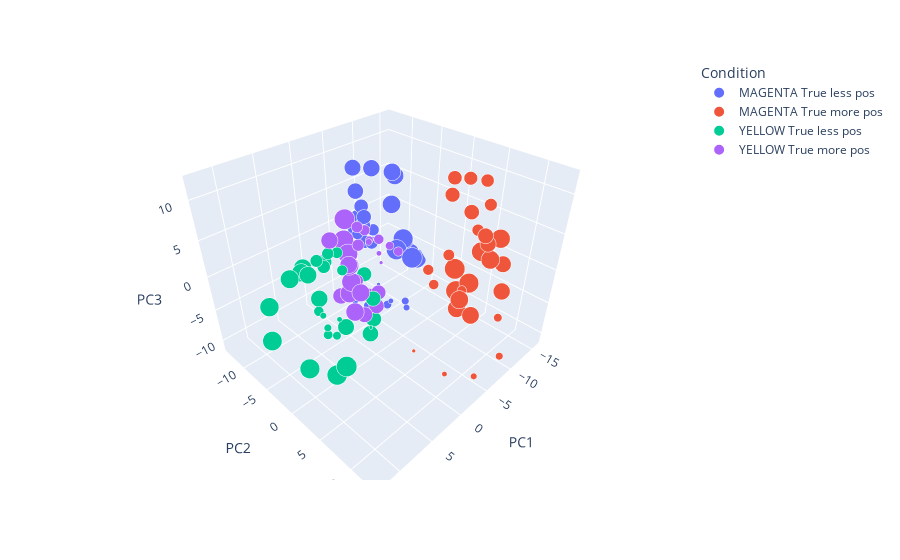

The code cell stored with this chart in its notebook:
### Code cell
fig = px.scatter_3d(
    transformed_df, 
    x='PC1', y='PC2', z='PC3',
    color='Condition', 
    opacity=1,
    size='ZeroedTimeBins',
    # color_discrete_sequence=colors
)
fig.show()

### Figure 1 — Plotly figure (JSON) as saved in the notebook; plotly's stock layout.template omitted (floating-point values rounded to 4 significant figures)
{"data": [{"hovertemplate": "Condition=MAGENTA True less pos<br>PC1=%{x}<br>PC2=%{y}<br>PC3=%{z}<br>ZeroedTimeBins=%{marker.size}<extra></extra>", "legendgroup": "MAGENTA True less pos", "marker": {"color": "#636efa", "opacity": 1, "size": [0.05, 0.1, 0.15, 0.2, 0.25, 0.3, 0.35, 0.4, 0.45, 0.5, 0.55, 0.6, 0.65, 0.7, 0.75, 0.8, 0.85, 0.9, 0.95, 1.0, 1.05, 1.1, 1.15, 1.2, 1.25, 1.3, 1.35, 1.4, 1.45], "sizemode": "area", "sizeref": 0.003625, "symbol": "circle"}, "mode": "markers", "name": "MAGENTA True less pos", "scene": "scene", "showlegend": true, "type": "scatter3d", "x": [-2.623, -4.356, -6.031, -6.623, -5.066, -3.042, -1.851, -4.071, -6.45, -8.725, -8.595, -8.907, -7.865, -8.233, -6.415, -7.26, -8.246, -9.27, -8.973, -10.23, -11.61, -11.68, -11.31, -13.64, -15.84, -15.42, -12.39, -8.535, -8.313], "y": [-2.215, -1.732, -0.4705, -1.267, -3.059, -4.631, -5.885, -9.086, -10.15, -9.496, -9.683, -11.42, -12.35, -11.26, -8.776, -9.979, -12.06, -13.5, -13.57, -11.25, -8.796, -8.354, -8.541, -8.212, -7.528, -8.604, -7.248, -4.876, -1.884], "z": [-3.056, -6.405, -7.748, -7.436, -8.174, -8.098, -6.902, -3.091, -0.7511, -0.7958, -2.908, -3.643, -1.592, 2.364, 2.426, 0.3732, 0.3293, 3.465, 6.996, 7.252, 7.065, 6.656, 2.53, -4.068, -7.967, -7.283, -2.847, -1.815, -1.585]}, {"hovertemplate": "Condition=MAGENTA True more pos<br>PC1=%{x}<br>PC2=%{y}<br>PC3=%{z}<br>ZeroedTimeBins=%{marker.size}<extra></extra>", "legendgroup": "MAGENTA True more pos", "marker": {"color": "#EF553B", "opacity": 1, "size": [0.05, 0.1, 0.15, 0.2, 0.25, 0.3, 0.35, 0.4, 0.45, 0.5, 0.55, 0.6, 0.65, 0.7, 0.75, 0.8, 0.85, 0.9, 0.95, 1.0, 1.05, 1.1, 1.15, 1.2, 1.25, 1.3, 1.35, 1.4, 1.45], "sizemode": "area", "sizeref": 0.003625, "symbol": "circle"}, "mode": "markers", "name": "MAGENTA True more pos", "scene": "scene", "showlegend": true, "type": "scatter3d", "x": [0.8962, -2.752, -5.207, -8.149, -9.004, -7.078, -6.16, -7.133, -8.78, -12.6, -14.19, -12.08, -9.045, -7.253, -5.536, -6.611, -8.257, -9.287, -9.569, -8.544, -6.037, -5.587, -5.274, -8.777, -11.43, -11.16, -10.62, -11.07, -13.36], "y": [7.01, 8.927, 11.49, 12.8, 11.28, 7.134, 3.657, 1.888, 3.572, 4.766, 5.071, 5.526, 5.348, 4.59, 5.738, 7.579, 8.593, 8.406, 10.47, 11.44, 9.386, 7.677, 8.14, 9.278, 8.629, 6.484, 5.645, 3.503, 1.367], "z": [-5.687, -10.74, -11.04, -8.807, -4.174, -1.33, -1.831, -1.035, 1.162, 3.521, 6.479, 10.45, 11.68, 12.07, 11.12, 9.398, 6.245, 4.653, 2.806, 0.07408, -3.163, -2.886, -1.132, 3.213, 4.523, 1.892, -2.912, -5.537, -4.23]}, {"hovertemplate": "Condition=YELLOW True less pos<br>PC1=%{x}<br>PC2=%{y}<br>PC3=%{z}<br>ZeroedTimeBins=%{marker.size}<extra></extra>", "legendgroup": "YELLOW True less pos", "marker": {"color": "#00cc96", "opacity": 1, "size": [0.05, 0.1, 0.15, 0.2, 0.25, 0.3, 0.35, 0.4, 0.45, 0.5, 0.55, 0.6, 0.65, 0.7, 0.75, 0.8, 0.85, 0.9, 0.95, 1.0, 1.05, 1.1, 1.15, 1.2, 1.25, 1.3, 1.35, 1.4, 1.45], "sizemode": "area", "sizeref": 0.003625, "symbol": "circle"}, "mode": "markers", "name": "YELLOW True less pos", "scene": "scene", "showlegend": true, "type": "scatter3d", "x": [5.418, 8.099, 9.422, 9.158, 8.145, 8.793, 8.737, 4.977, 4.034, 4.864, 7.078, 6.28, 4.994, 2.108, 0.4239, -1.075, -1.616, 0.1078, 3.367, 5.396, 5.724, 5.665, 6.136, 7.907, 11.55, 12.48, 10.23, 7.596, 7.085], "y": [4.839, 3.063, 2.15, 2.383, 2.501, 1.846, 0.5018, 0.1014, -1.763, -2.307, -1.408, -1.319, -2.75, -2.734, -1.49, -1.619, -2.174, -0.9852, -1.771, -3.87, -5.158, -6.142, -5.872, -5.601, -4.497, -3.414, -0.1901, 1.264, 2.465], "z": [-0.683, 0.9856, 1.725, 0.07145, -1.578, -1.46, 0.9169, 4.059, 4.967, 4.973, 5.543, 4.458, 3.753, 3.258, 0.4249, -4.099, -8.067, -8.726, -6.051, -1.747, 1.138, 1.625, 1.32, 1.47, 0.22, -3.38, -6.962, -8.848, -6.959]}, {"hovertemplate": "Condition=YELLOW True more pos<br>PC1=%{x}<br>PC2=%{y}<br>PC3=%{z}<br>ZeroedTimeBins=%{marker.size}<extra></extra>", "legendgroup": "YELLOW True more pos", "marker": {"color": "#ab63fa", "opacity": 1, "size": [0.05, 0.1, 0.15, 0.2, 0.25, 0.3, 0.35, 0.4, 0.45, 0.5, 0.55, 0.6, 0.65, 0.7, 0.75, 0.8, 0.85, 0.9, 0.95, 1.0, 1.05, 1.1, 1.15, 1.2, 1.25, 1.3, 1.35, 1.4, 1.45], "sizemode": "area", "sizeref": 0.003625, "symbol": "circle"}, "mode": "markers", "name": "YELLOW True more pos", "scene": "scene", "showlegend": true, "type": "scatter3d", "x": [0.9992, 0.6507, 1.11, 0.7132, -1.426, -2.267, -0.6056, 0.5574, 1.368, 1.712, 1.67, -0.03918, -0.7751, -1.132, -1.999, -1.316, 0.675, 3.773, 5.037, 4.478, 3.804, 3.651, 4.502, 3.078, 2.591, 2.725, 2.551, 2.061, 1.368], "y": [1.917, 1.235, 0.1552, -0.1714, 0.8099, 1.348, -0.07334, -1.09, -1.399, -0.9258, -1.392, -3.119, -3.916, -2.384, -1.625, -1.306, -1.327, -1.867, -2.974, -2.344, -0.1937, 1.42, 1.314, -1.175, -1.336, -1.432, -1.753, -2.961, -3.43], "z": [3.978, 4.698, 5.872, 5.823, 4.546, 3.646, 5.37, 6.585, 7.195, 5.26, 0.1895, -3.049, -3.752, -4.054, -3.636, -5.216, -5.457, -1.116, 3.548, 6.458, 4.047, 1.073, -1.187, -0.7453, 0.5528, 2.819, 4.142, 5.164, 7.349]}], "layout": {"legend": {"itemsizing": "constant", "title": {"text": "Condition"}, "tracegroupgap": 0}, "margin": {"t": 60}, "scene": {"domain": {"x": [0, 1], "y": [0, 1]}, "xaxis": {"title": {"text": "PC1"}}, "yaxis": {"title": {"text": "PC2"}}, "zaxis": {"title": {"text": "PC3"}}}}}
